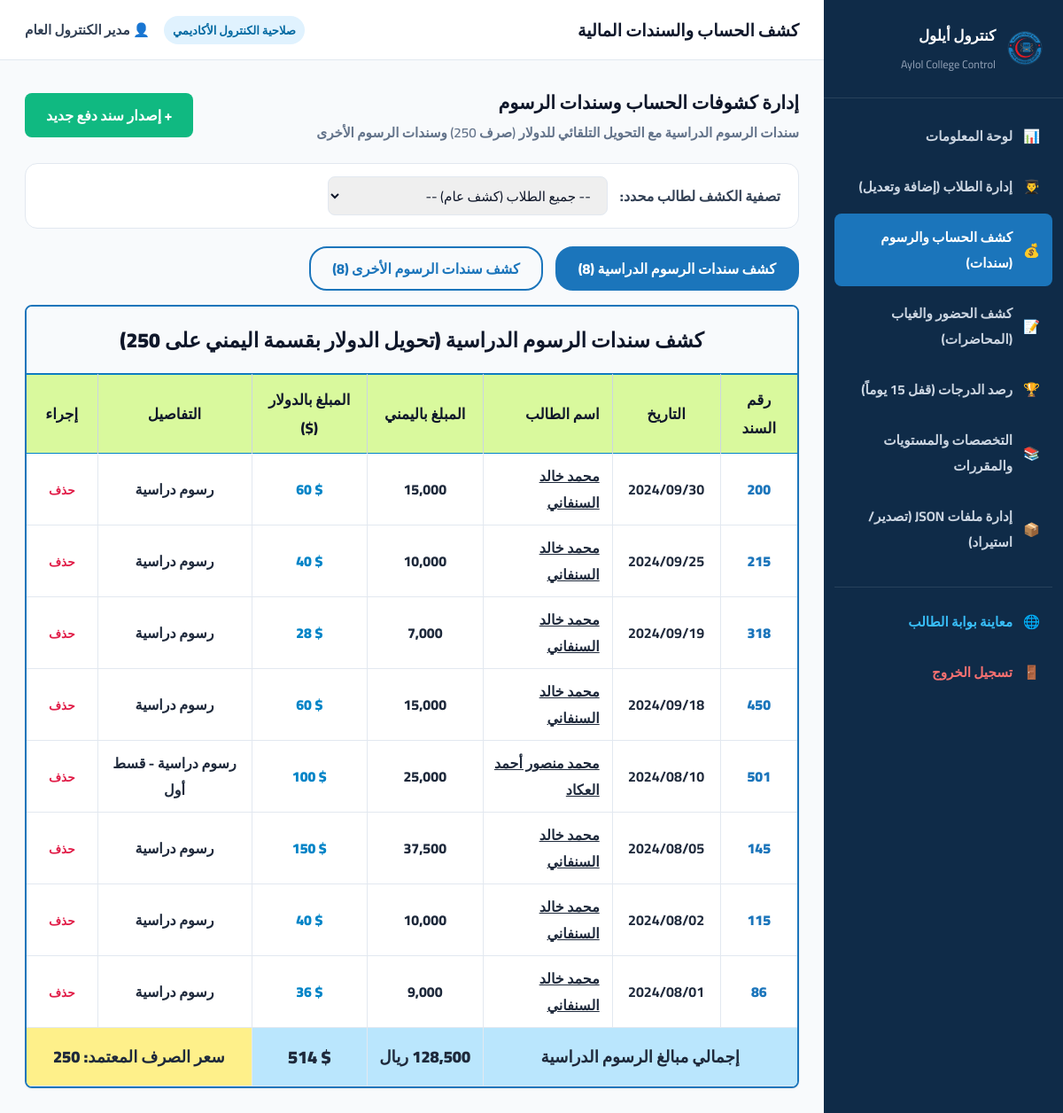
The page /admin/finance.php (signed in) on the database its author committed.
### tables this page shows
CREATE TABLE `receipts` (
    `id` INT UNSIGNED NOT NULL AUTO_INCREMENT,
    `receipt_number` INT UNSIGNED NOT NULL,
    `student_id` INT UNSIGNED NOT NULL,
    `category` ENUM('tuition', 'other') NOT NULL DEFAULT 'tuition',
    `payment_date` DATE NOT NULL,
    `amount_yer` DECIMAL(12,2) NOT NULL DEFAULT 0.00,
    `amount_usd` DECIMAL(12,2) NOT NULL DEFAULT 0.00,  
    `details` VARCHAR(255) NOT NULL DEFAULT 'رسوم دراسية',
    `notes` VARCHAR(255) NULL,
    `created_by_admin_id` INT UNSIGNED NULL,
    `created_at` TIMESTAMP DEFAULT CURRENT_TIMESTAMP,
    PRIMARY KEY (`id`),
    KEY `idx_receipt_num` (`receipt_number`),
    KEY `idx_receipt_student` (`student_id`),
    CONSTRAINT `fk_receipt_student` FOREIGN KEY (`student_id`) REFERENCES `students` (`id`) ON DELETE CASCADE
);

CREATE TABLE `students` (
    `id` INT UNSIGNED NOT NULL AUTO_INCREMENT,
    `university_number` VARCHAR(50) NOT NULL,
    `full_name` VARCHAR(200) NOT NULL,
    `gender` ENUM('ذكر', 'أنثى') NOT NULL DEFAULT 'ذكر',
    `phone` VARCHAR(50) NULL,
    `email` VARCHAR(150) NULL,
    `birth_date` DATE NULL,
    `birth_place` VARCHAR(150) NULL,
    `village` VARCHAR(150) NULL,
    `identity_type_id` INT UNSIGNED NULL,
    `identity_number` VARCHAR(80) NOT NULL,
    `address` VARCHAR(255) NULL,
    `college_name` VARCHAR(150) NOT NULL DEFAULT 'كلية علوم الحاسوب',
    `program_id` INT UNSIGNED NOT NULL,
    `admission_year_id` INT UNSIGNED NULL,
    `current_academic_year_id` INT UNSIGNED NULL,
    `current_level_id` INT UNSIGNED NOT NULL DEFAULT 1,
    `academic_status_id` INT UNSIGNED NOT NULL DEFAULT 1,
    `photo` VARCHAR(255) NULL,
    `tuition_cleared` TINYINT(1) NOT NULL DEFAULT 1,  
    `created_at` TIMESTAMP DEFAULT CURRENT_TIMESTAMP,
    `updated_at` TIMESTAMP DEFAULT CURRENT_TIMESTAMP ON UPDATE CURRENT_TIMESTAMP,
    PRIMARY KEY (`id`),
    UNIQUE KEY `uq_student_univ_num` (`university_number`),
    KEY `idx_student_name` (`full_name`),
    CONSTRAINT `fk_students_program` FOREIGN KEY (`program_id`) REFERENCES `programs` (`id`) ON UPDATE CASCADE,
    CONSTRAINT `fk_students_level` FOREIGN KEY (`current_level_id`) REFERENCES `academic_levels` (`id`) ON UPDATE CASCADE,
    CONSTRAINT `fk_students_status` FOREIGN KEY (`academic_status_id`) REFERENCES `academic_statuses` (`id`) ON UPDATE CASCADE
);

### config/auth.php (called while the page is built, shortened)
<?php
function getCurrentAdmin(): ?array {
    $db = getDBConnection();
    $stmt = $db->prepare("SELECT * FROM admin_users WHERE id = ?");
    $stmt->execute([$_SESSION['admin_id']]);
    return $stmt->fetch() ?: null;
}

### admin/finance.php (the view, shortened to what this page needs)
<?php
require_once __DIR__ . '/../config/auth.php';
$db = getDBConnection();
$adminPageTitle = 'كشف الحساب والسندات المالية';
$activeNav = 'finance';
$studentFilter = isset($_GET['student_id']) ? (int)$_GET['student_id'] : 0;
$activeTab = $_GET['tab'] ?? 'tuition';
$tuitionQuery = "
    SELECT r.*, s.full_name as student_name, s.university_number, p.program_name
    FROM receipts r
    JOIN students s ON s.id = r.student_id
    LEFT JOIN programs p ON p.id = s.program_id
    WHERE r.category = 'tuition'
";
$tuitionQuery .= " ORDER BY r.payment_date DESC, r.receipt_number DESC";
$tuitionReceipts = $db->query($tuitionQuery)->fetchAll();
$otherQuery = "
    SELECT r.*, s.full_name as student_name, s.university_number, p.program_name
    FROM receipts r
    JOIN students s ON s.id = r.student_id
    LEFT JOIN programs p ON p.id = s.program_id
    WHERE r.category = 'other'
";
$otherQuery .= " ORDER BY r.payment_date DESC, r.receipt_number DESC";
$otherReceipts = $db->query($otherQuery)->fetchAll();
$totalTuitionYer = 0;
$totalTuitionUsd = 0;
foreach ($tuitionReceipts as $r) {
    $totalTuitionYer += (float)$r['amount_yer'];
    $totalTuitionUsd += (float)$r['amount_usd'];
}
include_once __DIR__ . '/includes/admin_header.php';
?>
<div style="display: flex; justify-content: space-between; align-items: center; margin-bottom: 20px; flex-wrap: wrap; gap: 12px;">
  <div>
    <h3 style="font-size: 1.3rem; font-weight: 900; color: #0f172a;">إدارة كشوفات الحساب وسندات الرسوم</h3>
    <p style="color: var(--text-muted); font-size: 0.95rem; font-weight: 600;">سندات الرسوم الدراسية مع التحويل التلقائي للدولار (صرف 250) وسندات الرسوم الأخرى</p>
  </div>
  <a href="receipt_add.php<?= $studentFilter ? '?student_id='.$studentFilter : '' ?>" class="btn-success-admin">
    + إصدار سند دفع جديد
  </a>
</div>
<div style="background: #ffffff; padding: 14px 20px; border-radius: var(--radius-md); border: 1px solid var(--border-light); margin-bottom: 20px; display: flex; align-items: center; gap: 14px; flex-wrap: wrap;">
  <span style="font-weight: 800; color: #334155;">تصفية الكشف لطالب محدد:</span>
  <form method="GET" action="finance.php" style="display: flex; gap: 10px; align-items: center;">
    <select name="student_id" class="form-control" style="min-width: 280px;" onchange="this.form.submit()">
      <option value="0">-- جميع الطلاب (كشف عام) --</option>
    </select>
  </form>
</div>
<div class="fee-pills-row" style="justify-content: flex-start; margin-bottom: 16px;">
  <button type="button" id="tab-tuition" class="pill-btn <?= $activeTab === 'tuition' ? 'solid' : 'outline' ?>">
    كشف سندات الرسوم الدراسية (<?= count($tuitionReceipts) ?>)
  </button>
  <button type="button" id="tab-other" class="pill-btn <?= $activeTab === 'other' ? 'solid' : 'outline' ?>">
    كشف سندات الرسوم الأخرى (<?= count($otherReceipts) ?>)
  </button>
</div>
<div id="view-tuition" class="statement-blue-frame" style="<?= $activeTab === 'other' ? 'display:none;' : '' ?>">
  <div class="statement-box-header" style="background: #f8fafc; border-bottom: 1.5px solid var(--primary-blue);">
    كشف سندات الرسوم الدراسية (تحويل الدولار بقسمة اليمني على 250)
  </div>
  <div class="table-responsive-box">
    <table class="statement-data-table">
      <thead>
        <tr>
          <th style="width: 10%;">رقم السند</th>
          <th style="width: 14%;">التاريخ</th>
          <th style="text-align: right; padding-right: 14px;">اسم الطالب</th>
          <th style="width: 15%;">المبلغ باليمني</th>
          <th style="width: 15%;">المبلغ بالدولار ($)</th>
          <th style="width: 20%;">التفاصيل</th>
          <th style="width: 80px;">إجراء</th>
        </tr>
      </thead>
      <tbody>
        <?php if (empty($tuitionReceipts)): ?>
          <tr><td colspan="7" style="padding: 24px; color: var(--text-muted);">لا توجد سندات رسوم دراسية مسجلة.</td></tr>
        <?php else: ?>
          <?php foreach ($tuitionReceipts as $tr): ?>
            <tr>
              <td style="font-weight: 900; color: var(--primary-blue);"><?= htmlspecialchars($tr['receipt_number']) ?></td>
              <td dir="ltr"><?= date('Y/m/d', strtotime($tr['payment_date'])) ?></td>
              <td style="text-align: right; padding-right: 14px; font-weight: 800;">
                <a href="finance.php?student_id=<?= $tr['student_id'] ?>&tab=tuition" style="color: inherit; text-decoration: underline;">
                  <?= htmlspecialchars($tr['student_name']) ?>
                </a>
              </td>
              <td style="font-weight: 800;"><?= number_format($tr['amount_yer'], 0) ?></td>
              <td dir="ltr" style="font-weight: 900; color: #0284c7;"><?= number_format($tr['amount_usd'], 0) ?> $</td>
              <td><?= htmlspecialchars($tr['details']) ?></td>
              <td>
                <a href="finance.php?delete_receipt=<?= $tr['id'] ?>&tab=tuition<?= $studentFilter ? '&student_id='.$studentFilter : '' ?>"
                   onclick="return confirm('هل أنت متأكد من رغبتك في حذف هذا السند المالي؟');"
                   style="color: var(--danger-red); font-weight: 800; font-size: 0.85rem;">حذف</a>
              </td>
            </tr>
          <?php endforeach; ?>
        <?php endif; ?>
      </tbody>
      <tfoot>
        <tr>
          <td colspan="3" class="footer-paid-cell" style="font-weight: 900;">إجمالي مبالغ الرسوم الدراسية</td>
          <td class="footer-paid-cell" style="font-weight: 900;"><?= number_format($totalTuitionYer, 0) ?> ريال</td>
          <td class="footer-paid-cell" dir="ltr" style="font-weight: 900; font-size: 1.25rem;"><?= number_format($totalTuitionUsd, 0) ?> $</td>
          <td colspan="2" class="footer-rem-cell">سعر الصرف المعتمد: 250</td>
        </tr>
      </tfoot>
    </table>
  </div>
</div>
<?php include_once __DIR__ . '/includes/admin_footer.php'; ?>

### admin/includes/admin_header.php (shortened to what this page needs)
<?php
require_once __DIR__ . '/../../config/auth.php';
$admin = getCurrentAdmin();
?>
<!DOCTYPE html>
<html lang="ar" dir="rtl">
<head>
  <link rel="stylesheet" href="../assets/css/style.css">
</head>
<body style="background-color: #f1f5f9;">
<div class="admin-layout">
  <aside class="admin-sidebar">
    <div class="admin-sidebar-header">
      <img src="../assets/images/logo.png" alt="AUC" style="width: 44px; height: 44px; object-fit: contain;" onerror="this.src='../assets/images/3.png';">
      <div>
        <h3 style="font-size: 1.05rem; font-weight: 900; color: #ffffff;">كنترول أيلول</h3>
        <span style="font-size: 0.78rem; color: #94a3b8;">Aylol College Control</span>
      </div>
    </div>
    <ul class="admin-nav-list">
      <li class="admin-nav-item <?= $activeNav === 'dashboard' ? 'active' : '' ?>">
        <a href="index.php">
          <span>📊</span>
          <span>لوحة المعلومات</span>
        </a>
      </li>
      <li class="admin-nav-item <?= $activeNav === 'students' ? 'active' : '' ?>">
        <a href="students.php">
          <span>👨‍🎓</span>
          <span>إدارة الطلاب (إضافة وتعديل)</span>
        </a>
      </li>
      <li class="admin-nav-item <?= $activeNav === 'finance' ? 'active' : '' ?>">
        <a href="finance.php">
          <span>💰</span>
          <span>كشف الحساب والرسوم (سندات)</span>
        </a>
      </li>
      <li class="admin-nav-item <?= $activeNav === 'attendance' ? 'active' : '' ?>">
        <a href="attendance.php">
          <span>📝</span>
          <span>كشف الحضور والغياب (المحاضرات)</span>
        </a>
      </li>
      <li class="admin-nav-item <?= $activeNav === 'grades' ? 'active' : '' ?>">
        <a href="grades.php">
          <span>🏆</span>
          <span>رصد الدرجات (قفل 15 يوماً)</span>
        </a>
      </li>
      <li class="admin-nav-item <?= $activeNav === 'curriculum' ? 'active' : '' ?>">
        <a href="programs_levels.php">
          <span>📚</span>
          <span>التخصصات والمستويات والمقررات</span>
        </a>
      </li>
      <li class="admin-nav-item <?= $activeNav === 'json' ? 'active' : '' ?>">
        <a href="json_manager.php">
          <span>📦</span>
          <span>إدارة ملفات JSON (تصدير/استيراد)</span>
        </a>
      </li>
      <li class="admin-nav-item" style="margin-top: 24px; border-top: 1px solid rgba(255,255,255,0.1); padding-top: 12px;">
        <a href="../login.php" target="_blank" style="color: #38bdf8;">
          <span>🌐</span>
          <span>معاينة بوابة الطالب</span>
        </a>
      </li>
      <li class="admin-nav-item">
        <a href="../logout.php" style="color: #f87171;">
          <span>🚪</span>
          <span>تسجيل الخروج</span>
        </a>
      </li>
    </ul>
  </aside>
  <div class="admin-content-wrap">
    <header class="admin-top-navbar">
      <div style="display: flex; align-items: center; gap: 12px;">
        <h2 style="font-size: 1.2rem; font-weight: 900; color: #0f172a;"><?= htmlspecialchars($adminPageTitle) ?></h2>
      </div>
      <div style="display: flex; align-items: center; gap: 16px;">
        <span class="admin-badge-control">صلاحية الكنترول الأكاديمي</span>
        <div style="font-weight: 800; font-size: 0.95rem; color: #334155;">
          👤 <?= htmlspecialchars($admin['full_name'] ?? 'مدير الكنترول') ?>
        </div>
      </div>
    </header>
    <main class="admin-main-body">

### assets/css/style.css (style rules this page uses)
:root { --primary-blue: #1b75bb; --primary-blue-hover: #15629c; --secondary-cyan: #009fe3; --secondary-cyan-hover: #008ecb; --navy-dark: #0f2b48; --danger-red: #e11d48; --danger-red-hover: #be123c; --warning-amber: #f59e0b; --warning-bg: #fffbeb; --success-green: #10b981; --success-bg: #ecfdf5; --title-red: #d92534; --text-dark: #0f172a; --text-slate: #334155; --text-muted: #64748b; --bg-app: #f4f7fa; --card-bg: #ffffff; --border-light: #e2e8f0; --shadow-sm: 0 1px 3px rgba(0,0,0,0.06); --shadow-md: 0 4px 12px rgba(0,0,0,0.08); --shadow-lg: 0 10px 25px rgba(0,0,0,0.1); --radius-sm: 8px; --radius-md: 14px; --radius-lg: 20px; }
* { box-sizing: border-box; margin: 0; padding: 0; font-family: 'Cairo', -apple-system, BlinkMacSystemFont, "Segoe UI", Roboto, sans-serif; }
body { background-color: var(--bg-app); color: var(--text-dark); direction: rtl; min-height: 100vh; -webkit-font-smoothing: antialiased; position: relative; }
a { text-decoration: none; color: inherit; }
.fee-pills-row { display: flex; gap: 14px; justify-content: flex-end; margin-bottom: 18px; }
.pill-btn { padding: 8px 24px; border-radius: 20px; font-size: 1rem; font-weight: 800; cursor: pointer; transition: all 0.2s; border: 2px solid var(--primary-blue); text-decoration: none; }
.pill-btn.solid { background-color: var(--primary-blue); color: #ffffff; }
.pill-btn.outline { background-color: transparent; color: var(--primary-blue); }
.statement-blue-frame { background-color: #ffffff; border: 2px solid var(--primary-blue); border-radius: var(--radius-sm); box-shadow: var(--shadow-sm); overflow: hidden; }
.statement-box-header { text-align: center; padding: 16px; font-size: 1.45rem; font-weight: 900; color: #0f172a; }
.table-responsive-box { width: 100%; overflow-x: auto; }
.statement-data-table { width: 100%; border-collapse: collapse; text-align: center; }
.statement-data-table thead tr { background-color: #d9f99d; border-top: 1.5px solid #0284c7; border-bottom: 1.5px solid #0284c7; }
.statement-data-table th { padding: 12px 10px; font-size: 1.05rem; font-weight: 800; color: #0f172a; border-left: 1px solid #cbd5e1; }
.statement-data-table th:last-child { border-left: none; }
.statement-data-table td { padding: 10px 8px; font-size: 1rem; font-weight: 700; color: #1e293b; border-bottom: 1px solid #e2e8f0; border-left: 1px solid #e2e8f0; }
.statement-data-table td:last-child { border-left: none; }
.statement-data-table tfoot td { padding: 14px 12px; font-size: 1.15rem; font-weight: 900; }
.footer-rem-cell { background-color: #fef08a; color: #854d0e; border-left: 1px solid #e2e8f0; }
.footer-paid-cell { background-color: #bae6fd; color: #0369a1; }
.admin-layout { display: flex; min-height: 100vh; }
.admin-sidebar { width: 270px; background-color: var(--navy-dark); color: #ffffff; display: flex; flex-direction: column; flex-shrink: 0; }
.admin-sidebar-header { padding: 24px 20px; display: flex; align-items: center; gap: 12px; border-bottom: 1px solid rgba(255, 255, 255, 0.1); }
.admin-nav-list { list-style: none; padding: 16px 12px; flex: 1; }
.admin-nav-item a { display: flex; align-items: center; gap: 12px; padding: 12px 14px; border-radius: var(--radius-sm); color: #cbd5e1; font-weight: 700; font-size: 0.95rem; transition: all 0.2s; margin-bottom: 4px; }
.admin-nav-item.active a, .admin-nav-item a:hover { background-color: var(--primary-blue); color: #ffffff; }
.admin-content-wrap { flex: 1; display: flex; flex-direction: column; background-color: #f8fafc; }
.admin-top-navbar { background: #ffffff; height: 68px; padding: 0 28px; display: flex; align-items: center; justify-content: space-between; border-bottom: 1px solid var(--border-light); }
.admin-main-body { padding: 28px; flex: 1; }
.form-control { width: 100%; height: 44px; padding: 0 14px; border-radius: var(--radius-sm); border: 1.5px solid var(--border-light); font-size: 0.95rem; color: #0f172a; outline: none; transition: border-color 0.2s; }
.btn-success-admin { background-color: var(--success-green); color: #ffffff; padding: 10px 24px; border-radius: var(--radius-sm); font-size: 1rem; font-weight: 800; border: none; cursor: pointer; }

### admin/includes/admin_header.php (style rules this page uses)
.admin-badge-control { background: #e0f2fe; color: #0369a1; padding: 4px 10px; border-radius: 20px; font-size: 0.82rem; font-weight: 800; }

### rows shown on the page
receipts: receipt_number "200", payment_date "2024/09/30", student.full_name "محمد خالد السنفاني", amount_yer "15,000", amount_usd "60", details "رسوم دراسية"
receipts: receipt_number "215", payment_date "2024/09/25", student.full_name "محمد خالد السنفاني", amount_yer "10,000", amount_usd "40", details "رسوم دراسية"
receipts: receipt_number "318", payment_date "2024/09/19", student.full_name "محمد خالد السنفاني", amount_yer "7,000", amount_usd "28", details "رسوم دراسية"
receipts: receipt_number "450", payment_date "2024/09/18", student.full_name "محمد خالد السنفاني", amount_yer "15,000", amount_usd "60", details "رسوم دراسية"
receipts: receipt_number "501", payment_date "2024/08/10", student.full_name "محمد منصور أحمد العكاد", amount_yer "25,000", amount_usd "100", details "رسوم دراسية - قسط أول"
receipts: receipt_number "145", payment_date "2024/08/05", student.full_name "محمد خالد السنفاني", amount_yer "37,500", amount_usd "150", details "رسوم دراسية"
receipts: receipt_number "115", payment_date "2024/08/02", student.full_name "محمد خالد السنفاني", amount_yer "10,000", amount_usd "40", details "رسوم دراسية"
receipts: receipt_number "86", payment_date "2024/08/01", student.full_name "محمد خالد السنفاني", amount_yer "9,000", amount_usd "36", details "رسوم دراسية"

### other values the page prints
$adminPageTitle "كشف الحساب والسندات المالية"
$admin['full_name'] "مدير الكنترول العام"
count($tuitionReceipts) "8"
count($otherReceipts) "8"
$totalTuitionUsd "514"
